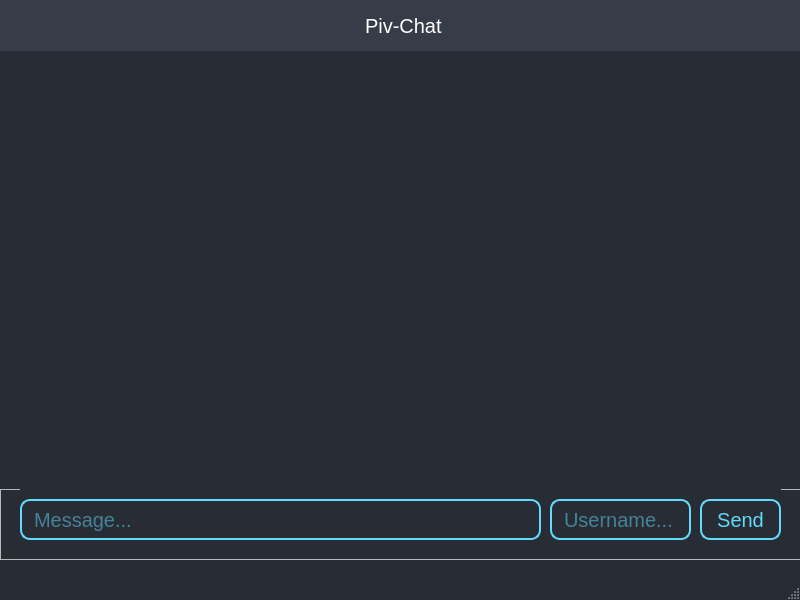
<?xml version="1.0" encoding="UTF-8"?>
<ui version="4.0">
 <class>MainWindow</class>
 <widget class="QMainWindow" name="MainWindow">
  <property name="geometry">
   <rect>
    <x>0</x>
    <y>0</y>
    <width>800</width>
    <height>600</height>
   </rect>
  </property>
  <property name="minimumSize">
   <size>
    <width>800</width>
    <height>600</height>
   </size>
  </property>
  <property name="maximumSize">
   <size>
    <width>800</width>
    <height>600</height>
   </size>
  </property>
  <property name="windowTitle">
   <string>MainWindow</string>
  </property>
  <property name="styleSheet">
   <string notr="true">#MainWindow{
	background-color: #282c34;
}</string>
  </property>
  <widget class="QWidget" name="centralwidget">
   <property name="styleSheet">
    <string notr="true">#centralwidget{
	background-color: #282c34;
}</string>
   </property>
   <widget class="QFrame" name="frame">
    <property name="geometry">
     <rect>
      <x>0</x>
      <y>489</y>
      <width>801</width>
      <height>71</height>
     </rect>
    </property>
    <property name="frameShape">
     <enum>QFrame::StyledPanel</enum>
    </property>
    <property name="frameShadow">
     <enum>QFrame::Raised</enum>
    </property>
    <widget class="QLineEdit" name="textLine">
     <property name="geometry">
      <rect>
       <x>20</x>
       <y>10</y>
       <width>521</width>
       <height>41</height>
      </rect>
     </property>
     <property name="styleSheet">
      <string notr="true">#textLine{
	 outline: none;
	border: none;
	background-color: #282c34;
	color: #61dafb;
	border: 2px solid #61dafb;
	border-radius: 10px;
	padding-left: 10px;
	font-size: 20px;
	
}</string>
     </property>
     <property name="placeholderText">
      <string>Message...</string>
     </property>
    </widget>
    <widget class="QPushButton" name="sendButton">
     <property name="geometry">
      <rect>
       <x>700</x>
       <y>10</y>
       <width>81</width>
       <height>41</height>
      </rect>
     </property>
     <property name="styleSheet">
      <string notr="true">#sendButton{
	background-color: #282c34;
	color: #61dafb;
	border: 2px solid #61dafb;
	border-radius: 10px;
	height: 20px;
	font-size: 20px;
	cursor: pointer;
	transition: .2s;
}

#sendButton:hover{
	background-color: #373d48;
}

</string>
     </property>
     <property name="text">
      <string>Send</string>
     </property>
    </widget>
    <widget class="QLineEdit" name="textLine2">
     <property name="geometry">
      <rect>
       <x>550</x>
       <y>10</y>
       <width>141</width>
       <height>41</height>
      </rect>
     </property>
     <property name="styleSheet">
      <string notr="true">#textLine2{
	 outline: none;
	border: none;
	background-color: #282c34;
	color: #61dafb;
	border: 2px solid #61dafb;
	border-radius: 10px;
	padding-left: 10px;
	font-size: 20px;
	
}</string>
     </property>
     <property name="placeholderText">
      <string>Username...</string>
     </property>
    </widget>
   </widget>
   <widget class="QLabel" name="label">
    <property name="geometry">
     <rect>
      <x>0</x>
      <y>0</y>
      <width>801</width>
      <height>51</height>
     </rect>
    </property>
    <property name="styleSheet">
     <string notr="true">#label{
	color: white;
	padding-left: 360px;
	font-size: 20px;
	background-color: #373d48;

}</string>
    </property>
    <property name="text">
     <string>Piv-Chat</string>
    </property>
   </widget>
   <widget class="QScrollArea" name="scrollArea">
    <property name="geometry">
     <rect>
      <x>20</x>
      <y>60</y>
      <width>761</width>
      <height>431</height>
     </rect>
    </property>
    <property name="styleSheet">
     <string notr="true">#scrollArea{ 	
	border: none;
 }</string>
    </property>
    <property name="widgetResizable">
     <bool>true</bool>
    </property>
    <widget class="QWidget" name="scrollAreaWidgetContents">
     <property name="geometry">
      <rect>
       <x>0</x>
       <y>0</y>
       <width>761</width>
       <height>431</height>
      </rect>
     </property>
     <property name="styleSheet">
      <string notr="true">#scrollAreaWidgetContents{
		background-color: #282c34;
}</string>
     </property>
    </widget>
   </widget>
  </widget>
  <widget class="QMenuBar" name="menubar">
   <property name="geometry">
    <rect>
     <x>0</x>
     <y>0</y>
     <width>800</width>
     <height>21</height>
    </rect>
   </property>
  </widget>
  <widget class="QStatusBar" name="statusbar"/>
 </widget>
 <resources/>
 <connections/>
</ui>
